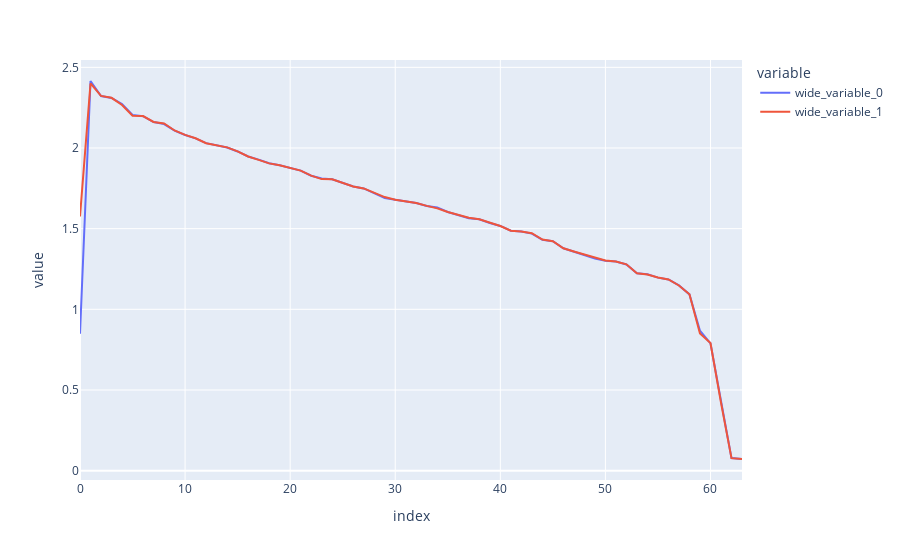

Notebook code for this chart:
### Code cell
# column norms are the same (except first few, for fiddly bias reasons)
line([model.W_Q[0, 0].pow(2).sum(0), model.W_K[0, 0].pow(2).sum(0)])

### Figure 1 — Plotly figure (JSON) as saved in the notebook; plotly's stock layout.template omitted (floating-point values rounded to 4 significant figures)
{"data": [{"hovertemplate": "variable=wide_variable_0<br>index=%{x}<br>value=%{y}<extra></extra>", "legendgroup": "wide_variable_0", "line": {"color": "#636efa", "dash": "solid"}, "marker": {"symbol": "circle"}, "mode": "lines", "name": "wide_variable_0", "orientation": "v", "showlegend": true, "type": "scatter", "x": [0, 1, 2, 3, 4, 5, 6, 7, 8, 9, 10, 11, 12, 13, 14, 15, 16, 17, 18, 19, 20, 21, 22, 23, 24, 25, 26, 27, 28, 29, 30, 31, 32, 33, 34, 35, 36, 37, 38, 39, 40, 41, 42, 43, 44, 45, 46, 47, 48, 49, 50, 51, 52, 53, 54, 55, 56, 57, 58, 59, 60, 61, 62, 63], "xaxis": "x", "y": [0.8481, 2.415, 2.322, 2.31, 2.273, 2.205, 2.197, 2.161, 2.149, 2.108, 2.081, 2.06, 2.03, 2.016, 2.003, 1.979, 1.947, 1.928, 1.905, 1.893, 1.876, 1.86, 1.828, 1.811, 1.806, 1.784, 1.762, 1.749, 1.722, 1.69, 1.68, 1.669, 1.66, 1.641, 1.632, 1.603, 1.584, 1.565, 1.558, 1.535, 1.517, 1.487, 1.483, 1.469, 1.432, 1.422, 1.378, 1.358, 1.339, 1.316, 1.301, 1.296, 1.278, 1.223, 1.217, 1.196, 1.185, 1.148, 1.092, 0.8677, 0.789, 0.4222, 0.07787, 0.07212], "yaxis": "y"}, {"hovertemplate": "variable=wide_variable_1<br>index=%{x}<br>value=%{y}<extra></extra>", "legendgroup": "wide_variable_1", "line": {"color": "#EF553B", "dash": "solid"}, "marker": {"symbol": "circle"}, "mode": "lines", "name": "wide_variable_1", "orientation": "v", "showlegend": true, "type": "scatter", "x": [0, 1, 2, 3, 4, 5, 6, 7, 8, 9, 10, 11, 12, 13, 14, 15, 16, 17, 18, 19, 20, 21, 22, 23, 24, 25, 26, 27, 28, 29, 30, 31, 32, 33, 34, 35, 36, 37, 38, 39, 40, 41, 42, 43, 44, 45, 46, 47, 48, 49, 50, 51, 52, 53, 54, 55, 56, 57, 58, 59, 60, 61, 62, 63], "xaxis": "x", "y": [1.576, 2.4, 2.323, 2.311, 2.267, 2.2, 2.198, 2.161, 2.153, 2.109, 2.081, 2.06, 2.03, 2.017, 2.004, 1.979, 1.947, 1.927, 1.905, 1.893, 1.877, 1.86, 1.828, 1.807, 1.807, 1.784, 1.762, 1.749, 1.722, 1.696, 1.68, 1.669, 1.66, 1.641, 1.626, 1.603, 1.584, 1.567, 1.558, 1.537, 1.516, 1.487, 1.483, 1.472, 1.432, 1.422, 1.378, 1.358, 1.34, 1.316, 1.302, 1.296, 1.279, 1.223, 1.216, 1.197, 1.185, 1.148, 1.093, 0.8505, 0.7904, 0.4225, 0.0775, 0.07212], "yaxis": "y"}], "layout": {"hovermode": "x unified", "legend": {"title": {"text": "variable"}, "tracegroupgap": 0}, "margin": {"t": 60}, "xaxis": {"anchor": "y", "domain": [0, 1], "title": {"text": "index"}}, "yaxis": {"anchor": "x", "domain": [0, 1], "title": {"text": "value"}}}}
